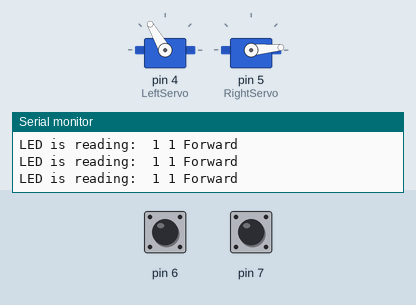
Simulated run of this sketch. Board: Arduino Uno, built with avr-gcc and run on an emulated ATmega328P. On the bench: 2 × servo, the last lines printed to the serial monitor. The inputs (shaded band) are chosen by the test bench; at power-on: pin 6 HIGH, pin 7 HIGH.

Above: at 1.2 s.
1.3 s: pin 6 driven LOW
At 2.4 s:
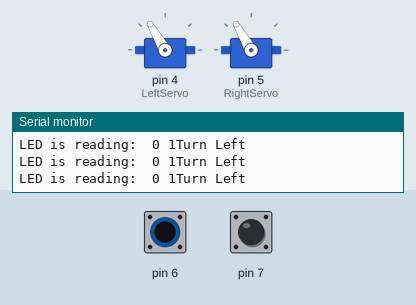
2.8 s: pin 6 driven HIGH
At 4.1 s:
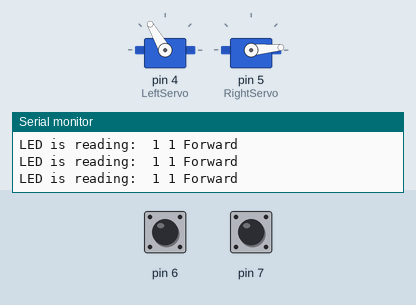
5.8 s: pin 7 driven LOW
At 6.2 s:
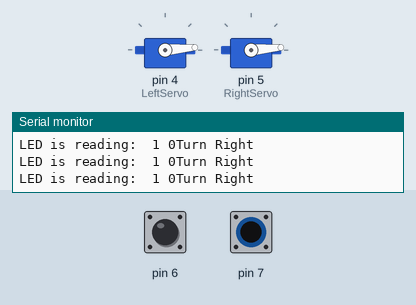
7.3 s: pin 7 driven HIGH
At 8.4 s:
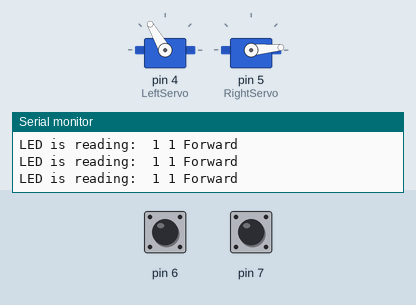
10.3 s: pin 6 pulsed LOW 5 times (0.12 s each, 0.3 s apart)
At 10.55 s:
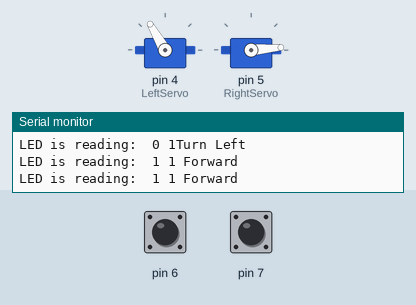
14.8 s: pin 7 pulsed LOW 5 times (0.12 s each, 0.3 s apart)
At 15.03 s:
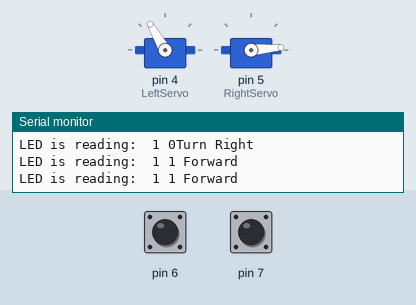
Timing chart, 0 to 17.8 s (numbered marks = the images above; inputs shaded):
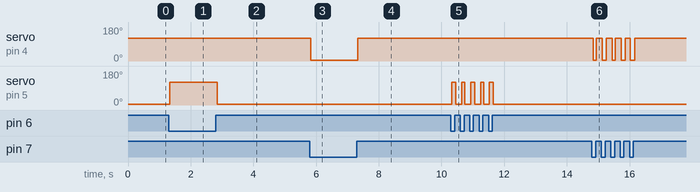

The sketch:

Arduino_Line_Follower.ino
```cpp
/*
Line-Follower
Drives robot in intervals forward, backward, left and right,
depending on IR sensor inputs.
Inputs: Serial Port
Outputs: +5V, GND, Pin 4, Pin 5, Pin 6, Pin 7
Date: Nov 15, 2013
*/

#include <Servo.h> // sets library for code

Servo LeftServo;
Servo RightServo;// sets label for servo motor

void forward();
void backward();
void turnleft();
void turnright();

void setup() {
LeftServo.attach(4);
RightServo.attach(5); // attaches servo for Pin 5
pinMode(6, INPUT);
pinMode(7, INPUT);
Serial.begin(9600);
}

void loop() {

int LeftSensor;
int RightSensor;

LeftSensor = digitalRead(6);
RightSensor = digitalRead(7);
Serial.print("LED is reading:  ");
Serial.print(LeftSensor);
Serial.print(" ");
Serial.print(RightSensor);

if((LeftSensor == 0) & (RightSensor == 0)){
 forward();
}
else if((LeftSensor == 0) & (RightSensor == 1)){
 turnright();
}
else if((LeftSensor == 1) & (RightSensor == 0)){
 turnleft();
}
else{
 forward();
}
}

void backward(){
LeftServo.write(5);
RightServo.write(120);
Serial.print(" ");
Serial.println("Backward");
//delay(100);
}

void forward(){
LeftServo.write(120);
RightServo.write(5);
Serial.print(" ");
Serial.println("Forward");
//delay(100);
}

void turnright(){
LeftServo.write(120);
RightServo.write(120);
Serial.println("Turn Left");
//delay(100);
}

void turnleft(){
LeftServo.write(5);
RightServo.write(5);
Serial.println("Turn Right");
//delay(100);
}
```

Measured:
- after the input at 1.3 s, servo on pin 5 (RightServo): 5° → 120° at once
- after the input at 2.8 s, servo on pin 5 (RightServo): 120° → 5° at once
- after the input at 5.8 s, servo on pin 4 (LeftServo): 120° → 5° at once
- after the input at 7.3 s, servo on pin 4 (LeftServo): 5° → 120° at once
- after the input at 10.3 s, servo on pin 5 (RightServo): alternates 120° for 0.13 s and 5° for 0.19 s, 10 changes in all, then stays 5°, starting at once
- after the input at 14.8 s, servo on pin 4 (LeftServo): alternates 120° for 0.19 s and 5° for 0.13 s, 10 changes in all, then stays 120°, starting at once
